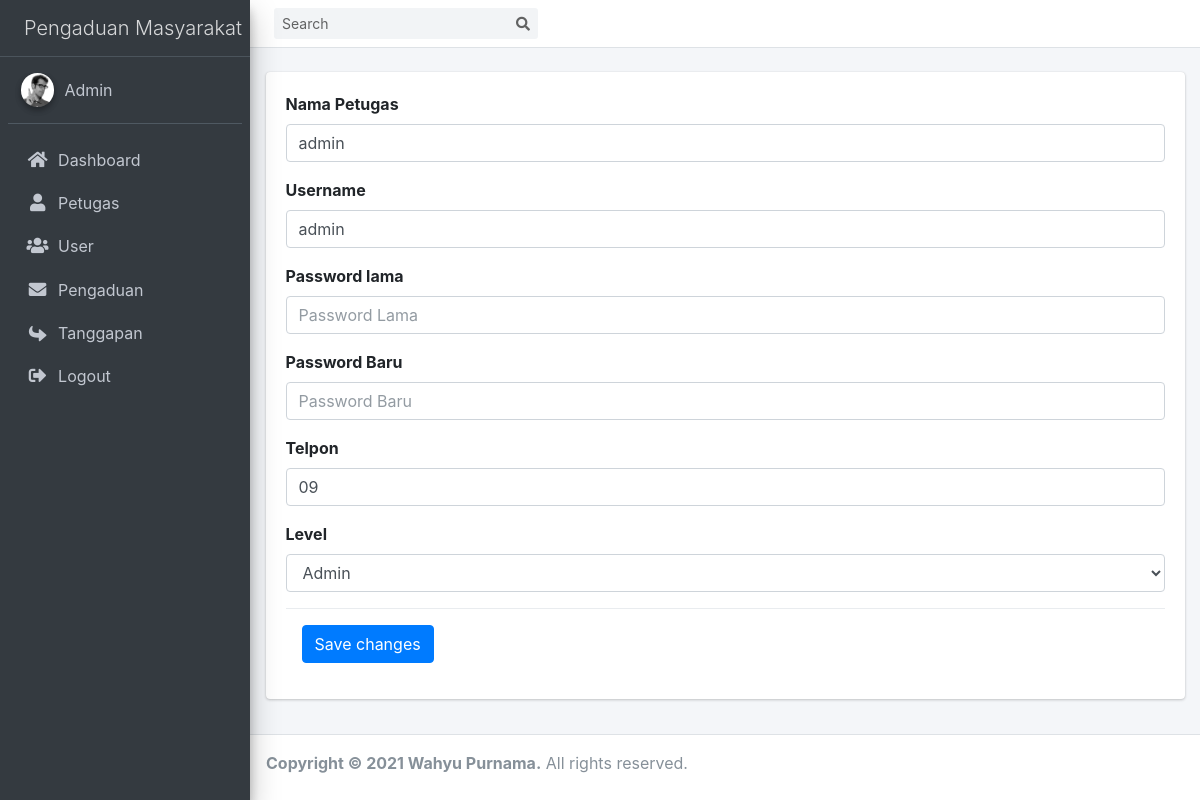
/index.php?page=edit-petugas&id=1 (signed in), run on the app's committed database.
### tables this page shows
CREATE TABLE `petugas` (
  `id_petugas` int(11) NOT NULL,
  `nama_petugas` varchar(50) NOT NULL,
  `username` varchar(50) NOT NULL,
  `password` varchar(255) NOT NULL,
  `telp` varchar(14) NOT NULL,
  `level` enum('admin','petugas') NOT NULL
);

### model/Database.php (called while the page is built, shortened)
<?php
class Database
{
    private $hs = 'localhost';
    private $us = 'wahyu';
    private $pw = 'wahyup';
    private $db = 'ukk_pengaduan';
    public function conn()
    {
        $return = mysqli_connect($this->hs,$this->us,$this->pw,$this->db);
        return $return;
    }
}

### model/Petugas.php (called while the page is built, shortened)
<?php
class Petugas extends Database
{
    private $db;
    public function __construct()
    {
        $this->db = $this->conn();
    }
    public function getBy($id)
    {
        $sql = "SELECT * FROM petugas WHERE id_petugas = $id";
        $data = $this->db->query($sql);
        return $data->fetch_assoc();
    }
}

### views/edit-petugas.php (the view, shortened to what this page needs)
<?php
$id = $_GET['id'];
$p = new Petugas();
$data = $p->getBy($id);
?>
<br>
<div class="row">
    <div class="col-lg-12">
        <div class="card">
            <div class="card-body">
                    <form action="" method="POST">
                        <div class="form-group">
                            <label for="nama">Nama Petugas</label>
                            <input type="text" class="form-control" id="nama" placeholder="Nama Petugas" name="petugas" value="<?php echo $data['nama_petugas'] ?>">
                        </div>
                        <div class="form-group">
                            <label for="username">Username</label>
                            <input type="text" class="form-control" id="username" placeholder="Username" name="username" value="<?php echo $data['username'] ?>">
                        </div>
                        <div class="form-group">
                            <label for="password">Password lama</label>
                            <input type="password" class="form-control" id="password" placeholder="Password Lama" name="password_lama">
                        </div>
                        <div class="form-group">
                            <label for="password">Password Baru</label>
                            <input type="password" class="form-control" id="password" placeholder="Password Baru" name="password_baru">
                        </div>
                        <div class="form-group">
                            <label for="tlp">Telpon</label>
                            <input type="number" class="form-control" id="tlp" placeholder="Telpon" name="tlp" value="<?php echo $data['telp'] ?>">
                        </div>
                        <div class="form-group">
                            <label for="">Level</label>
                            <select class="form-control" name="level">
                                <option value="admin" <?php echo ($data['level'] == 'admin') ? 'selected' : '' ?> >Admin</option>
                            </select>
                        </div>
                      <div class="modal-footer justify-content-between">
                        <button type="submit" name="update" class="btn btn-primary">Save changes</button>
                      </div>
                  </form>
            </div>
        </div>
    </div>
</div>

### data on the page
petugas: petugas "admin", username "admin", tlp "09", level "Admin"
